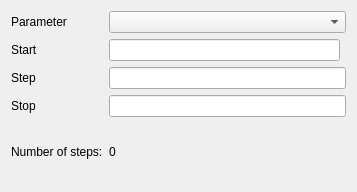
<?xml version="1.0" encoding="UTF-8"?>
<ui version="4.0">
 <class>AutoParamWidget</class>
 <widget class="QWidget" name="AutoParamWidget">
  <property name="geometry">
   <rect>
    <x>0</x>
    <y>0</y>
    <width>357</width>
    <height>192</height>
   </rect>
  </property>
  <property name="windowTitle">
   <string>Form</string>
  </property>
  <layout class="QVBoxLayout" name="verticalLayout">
   <item>
    <layout class="QGridLayout" name="gridLayout">
     <item row="4" column="1">
      <widget class="QLabel" name="nsteps_lbl">
       <property name="text">
        <string>0</string>
       </property>
      </widget>
     </item>
     <item row="3" column="0">
      <widget class="QLabel" name="label_4">
       <property name="text">
        <string>Stop</string>
       </property>
      </widget>
     </item>
     <item row="3" column="1" colspan="2">
      <widget class="QLineEdit" name="stop_lnedt"/>
     </item>
     <item row="2" column="1" colspan="2">
      <widget class="QLineEdit" name="step_lnedt"/>
     </item>
     <item row="0" column="0">
      <widget class="QLabel" name="label_3">
       <property name="text">
        <string>Parameter</string>
       </property>
      </widget>
     </item>
     <item row="4" column="0">
      <widget class="QLabel" name="label">
       <property name="text">
        <string>Number of steps:</string>
       </property>
      </widget>
     </item>
     <item row="2" column="0">
      <widget class="QLabel" name="label_2">
       <property name="text">
        <string>Step</string>
       </property>
      </widget>
     </item>
     <item row="0" column="1" colspan="2">
      <widget class="QComboBox" name="type_cmbx"/>
     </item>
     <item row="1" column="0">
      <widget class="QLabel" name="label_6">
       <property name="text">
        <string>Start</string>
       </property>
      </widget>
     </item>
     <item row="1" column="1">
      <widget class="QLineEdit" name="start_lnedt"/>
     </item>
    </layout>
   </item>
  </layout>
 </widget>
 <resources/>
 <connections/>
</ui>
